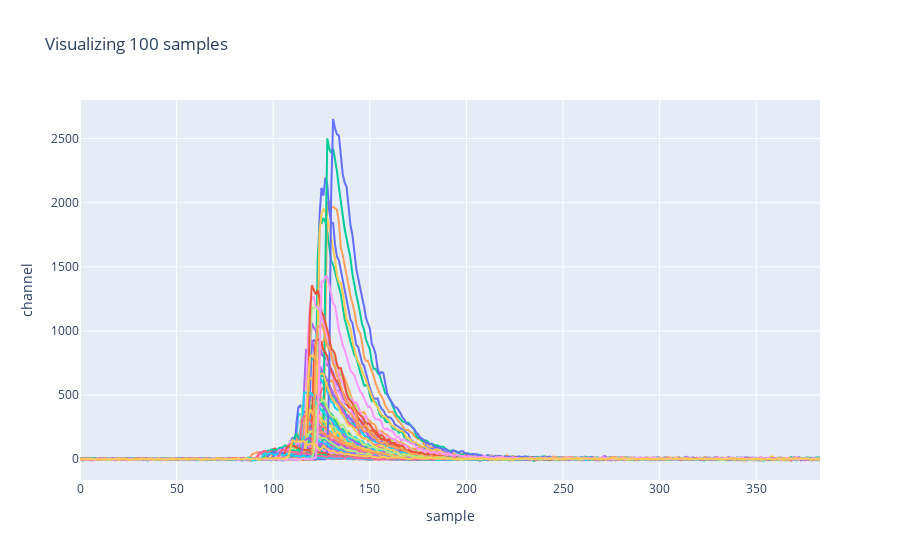

This figure's notebook cell:
### Code cell
fig = scint_vis.plot_raw_pulses(signal_raw, i_values, plot_with='plotly') # Opt for plotly
fig.show()

### Figure 1 — Plotly figure (JSON) as saved in the notebook; plotly's stock layout.template omitted (floating-point values rounded to 4 significant figures; data arrays with more than 128 entries replaced by an {"elided": "..."} marker saying what was removed)
{"data": [{"name": "0", "type": "scatter", "y": {"elided": "384 float values"}}, {"name": "1", "type": "scatter", "y": {"elided": "384 float values"}}, {"name": "2", "type": "scatter", "y": {"elided": "384 float values"}}, {"name": "3", "type": "scatter", "y": {"elided": "384 float values"}}, {"name": "4", "type": "scatter", "y": {"elided": "384 float values"}}, {"name": "5", "type": "scatter", "y": {"elided": "384 float values"}}, {"name": "6", "type": "scatter", "y": {"elided": "384 float values"}}, {"name": "7", "type": "scatter", "y": {"elided": "384 float values"}}, {"name": "8", "type": "scatter", "y": {"elided": "384 float values"}}, {"name": "9", "type": "scatter", "y": {"elided": "384 float values"}}, {"name": "10", "type": "scatter", "y": {"elided": "384 float values"}}, {"name": "11", "type": "scatter", "y": {"elided": "384 float values"}}, {"name": "12", "type": "scatter", "y": {"elided": "384 float values"}}, {"name": "13", "type": "scatter", "y": {"elided": "384 float values"}}, {"name": "14", "type": "scatter", "y": {"elided": "384 float values"}}, {"name": "15", "type": "scatter", "y": {"elided": "384 float values"}}, {"name": "16", "type": "scatter", "y": {"elided": "384 float values"}}, {"name": "17", "type": "scatter", "y": {"elided": "384 float values"}}, {"name": "18", "type": "scatter", "y": {"elided": "384 float values"}}, {"name": "19", "type": "scatter", "y": {"elided": "384 float values"}}, {"name": "20", "type": "scatter", "y": {"elided": "384 float values"}}, {"name": "21", "type": "scatter", "y": {"elided": "384 float values"}}, {"name": "22", "type": "scatter", "y": {"elided": "384 float values"}}, {"name": "23", "type": "scatter", "y": {"elided": "384 float values"}}, {"name": "24", "type": "scatter", "y": {"elided": "384 float values"}}, {"name": "25", "type": "scatter", "y": {"elided": "384 float values"}}, {"name": "26", "type": "scatter", "y": {"elided": "384 float values"}}, {"name": "27", "type": "scatter", "y": {"elided": "384 float values"}}, {"name": "28", "type": "scatter", "y": {"elided": "384 float values"}}, {"name": "29", "type": "scatter", "y": {"elided": "384 float values"}}, {"name": "30", "type": "scatter", "y": {"elided": "384 float values"}}, {"name": "31", "type": "scatter", "y": {"elided": "384 float values"}}, {"name": "32", "type": "scatter", "y": {"elided": "384 float values"}}, {"name": "33", "type": "scatter", "y": {"elided": "384 float values"}}, {"name": "34", "type": "scatter", "y": {"elided": "384 float values"}}, {"name": "35", "type": "scatter", "y": {"elided": "384 float values"}}, {"name": "36", "type": "scatter", "y": {"elided": "384 float values"}}, {"name": "37", "type": "scatter", "y": {"elided": "384 float values"}}, {"name": "38", "type": "scatter", "y": {"elided": "384 float values"}}, {"name": "39", "type": "scatter", "y": {"elided": "384 float values"}}, {"name": "40", "type": "scatter", "y": {"elided": "384 float values"}}, {"name": "41", "type": "scatter", "y": {"elided": "384 float values"}}, {"name": "42", "type": "scatter", "y": {"elided": "384 float values"}}, {"name": "43", "type": "scatter", "y": {"elided": "384 float values"}}, {"name": "44", "type": "scatter", "y": {"elided": "384 float values"}}, {"name": "45", "type": "scatter", "y": {"elided": "384 float values"}}, {"name": "46", "type": "scatter", "y": {"elided": "384 float values"}}, {"name": "47", "type": "scatter", "y": {"elided": "384 float values"}}, {"name": "48", "type": "scatter", "y": {"elided": "384 float values"}}, {"name": "49", "type": "scatter", "y": {"elided": "384 float values"}}, {"name": "50", "type": "scatter", "y": {"elided": "384 float values"}}, {"name": "51", "type": "scatter", "y": {"elided": "384 float values"}}, {"name": "52", "type": "scatter", "y": {"elided": "384 float values"}}, {"name": "53", "type": "scatter", "y": {"elided": "384 float values"}}, {"name": "54", "type": "scatter", "y": {"elided": "384 float values"}}, {"name": "55", "type": "scatter", "y": {"elided": "384 float values"}}, {"name": "56", "type": "scatter", "y": {"elided": "384 float values"}}, {"name": "57", "type": "scatter", "y": {"elided": "384 float values"}}, {"name": "58", "type": "scatter", "y": {"elided": "384 float values"}}, {"name": "59", "type": "scatter", "y": {"elided": "384 float values"}}, {"name": "60", "type": "scatter", "y": {"elided": "384 float values"}}, {"name": "61", "type": "scatter", "y": {"elided": "384 float values"}}, {"name": "62", "type": "scatter", "y": {"elided": "384 float values"}}, {"name": "63", "type": "scatter", "y": {"elided": "384 float values"}}, {"name": "64", "type": "scatter", "y": {"elided": "384 float values"}}, {"name": "65", "type": "scatter", "y": {"elided": "384 float values"}}, {"name": "66", "type": "scatter", "y": {"elided": "384 float values"}}, {"name": "67", "type": "scatter", "y": {"elided": "384 float values"}}, {"name": "68", "type": "scatter", "y": {"elided": "384 float values"}}, {"name": "69", "type": "scatter", "y": {"elided": "384 float values"}}, {"name": "70", "type": "scatter", "y": {"elided": "384 float values"}}, {"name": "71", "type": "scatter", "y": {"elided": "384 float values"}}, {"name": "72", "type": "scatter", "y": {"elided": "384 float values"}}, {"name": "73", "type": "scatter", "y": {"elided": "384 float values"}}, {"name": "74", "type": "scatter", "y": {"elided": "384 float values"}}, {"name": "75", "type": "scatter", "y": {"elided": "384 float values"}}, {"name": "76", "type": "scatter", "y": {"elided": "384 float values"}}, {"name": "77", "type": "scatter", "y": {"elided": "384 float values"}}, {"name": "78", "type": "scatter", "y": {"elided": "384 float values"}}, {"name": "79", "type": "scatter", "y": {"elided": "384 float values"}}, {"name": "80", "type": "scatter", "y": {"elided": "384 float values"}}, {"name": "81", "type": "scatter", "y": {"elided": "384 float values"}}, {"name": "82", "type": "scatter", "y": {"elided": "384 float values"}}, {"name": "83", "type": "scatter", "y": {"elided": "384 float values"}}, {"name": "84", "type": "scatter", "y": {"elided": "384 float values"}}, {"name": "85", "type": "scatter", "y": {"elided": "384 float values"}}, {"name": "86", "type": "scatter", "y": {"elided": "384 float values"}}, {"name": "87", "type": "scatter", "y": {"elided": "384 float values"}}, {"name": "88", "type": "scatter", "y": {"elided": "384 float values"}}, {"name": "89", "type": "scatter", "y": {"elided": "384 float values"}}, {"name": "90", "type": "scatter", "y": {"elided": "384 float values"}}, {"name": "91", "type": "scatter", "y": {"elided": "384 float values"}}, {"name": "92", "type": "scatter", "y": {"elided": "384 float values"}}, {"name": "93", "type": "scatter", "y": {"elided": "384 float values"}}, {"name": "94", "type": "scatter", "y": {"elided": "384 float values"}}, {"name": "95", "type": "scatter", "y": {"elided": "384 float values"}}, {"name": "96", "type": "scatter", "y": {"elided": "384 float values"}}, {"name": "97", "type": "scatter", "y": {"elided": "384 float values"}}, {"name": "98", "type": "scatter", "y": {"elided": "384 int values"}}, {"name": "99", "type": "scatter", "y": {"elided": "384 float values"}}], "layout": {"legend": {"title": {"text": "event index"}}, "showlegend": false, "title": {"text": "Visualizing 100 samples"}, "xaxis": {"title": {"text": "sample"}}, "yaxis": {"title": {"text": "channel"}}}}
